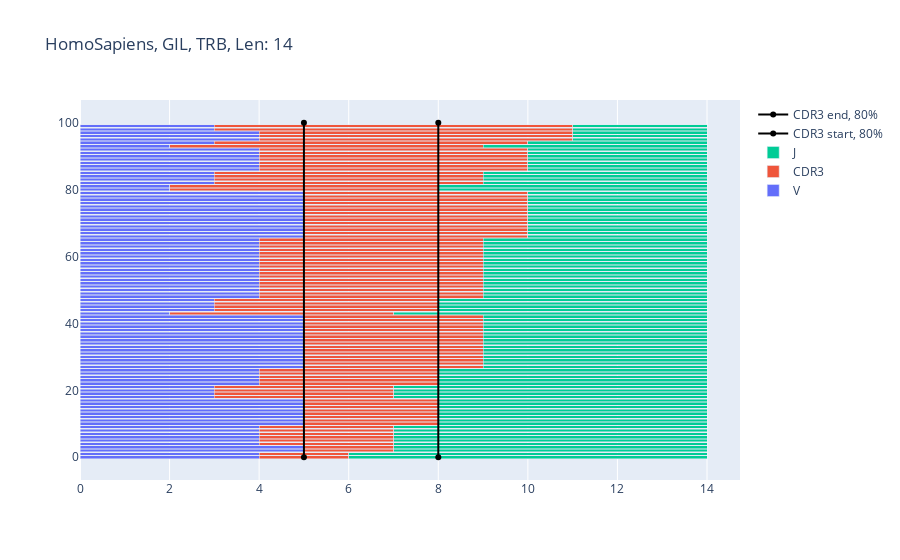

Notebook code for this chart:
### Code cell
plot_sample_n = 100
plot_df = df.sample(plot_sample_n, random_state=42).sort_values(['cdr3_len_arr', 'v_len_arr'])
traces = []
traces.append(go.Bar(x=plot_df.v_len_arr, orientation='h', name='V'))
traces.append(go.Bar(x=plot_df.cdr3_len_arr, orientation='h', name='CDR3'))
traces.append(go.Bar(x=plot_df.j_len_arr, orientation='h', name='J'))
traces.append(go.Scatter(x=[cdr3_start_pos+1, cdr3_start_pos+1], y=[0, plot_sample_n],
                         name='CDR3 start, 80%', line={'color': 'black'}))
traces.append(go.Scatter(x=[cdr3_end_pos+1, cdr3_end_pos+1], y=[0, plot_sample_n],
                         name='CDR3 end, 80%', line={'color': 'black'}))
fig = go.Figure(data=traces)
fig.update_layout(barmode='stack', title='HomoSapiens, GIL, TRB, Len: 14')
fig.show()

### Figure 1 — Plotly figure (JSON) as saved in the notebook; plotly's stock layout.template omitted (floating-point values rounded to 4 significant figures)
{"data": [{"name": "V", "orientation": "h", "type": "bar", "x": [4, 4, 5, 5, 4, 4, 4, 4, 4, 4, 5, 5, 5, 5, 5, 5, 5, 5, 3, 3, 3, 3, 4, 4, 4, 4, 4, 5, 5, 5, 5, 5, 5, 5, 5, 5, 5, 5, 5, 5, 5, 5, 5, 2, 3, 3, 3, 3, 4, 4, 4, 4, 4, 4, 4, 4, 4, 4, 4, 4, 4, 4, 4, 4, 4, 4, 5, 5, 5, 5, 5, 5, 5, 5, 5, 5, 5, 5, 5, 5, 2, 2, 3, 3, 3, 3, 4, 4, 4, 4, 4, 4, 4, 2, 3, 4, 4, 4, 3, 3]}, {"name": "CDR3", "orientation": "h", "type": "bar", "x": [2, 2, 2, 2, 3, 3, 3, 3, 3, 3, 3, 3, 3, 3, 3, 3, 3, 3, 4, 4, 4, 4, 4, 4, 4, 4, 4, 4, 4, 4, 4, 4, 4, 4, 4, 4, 4, 4, 4, 4, 4, 4, 4, 5, 5, 5, 5, 5, 5, 5, 5, 5, 5, 5, 5, 5, 5, 5, 5, 5, 5, 5, 5, 5, 5, 5, 5, 5, 5, 5, 5, 5, 5, 5, 5, 5, 5, 5, 5, 5, 6, 6, 6, 6, 6, 6, 6, 6, 6, 6, 6, 6, 6, 7, 7, 7, 7, 7, 8, 8]}, {"name": "J", "orientation": "h", "type": "bar", "x": [8, 8, 7, 7, 7, 7, 7, 7, 7, 7, 6, 6, 6, 6, 6, 6, 6, 6, 7, 7, 7, 7, 6, 6, 6, 6, 6, 5, 5, 5, 5, 5, 5, 5, 5, 5, 5, 5, 5, 5, 5, 5, 5, 7, 6, 6, 6, 6, 5, 5, 5, 5, 5, 5, 5, 5, 5, 5, 5, 5, 5, 5, 5, 5, 5, 5, 4, 4, 4, 4, 4, 4, 4, 4, 4, 4, 4, 4, 4, 4, 6, 6, 5, 5, 5, 5, 4, 4, 4, 4, 4, 4, 4, 5, 4, 3, 3, 3, 3, 3]}, {"line": {"color": "black"}, "name": "CDR3 start, 80%", "type": "scatter", "x": [5, 5], "y": [0, 100]}, {"line": {"color": "black"}, "name": "CDR3 end, 80%", "type": "scatter", "x": [8, 8], "y": [0, 100]}], "layout": {"barmode": "stack", "title": {"text": "HomoSapiens, GIL, TRB, Len: 14"}}}
